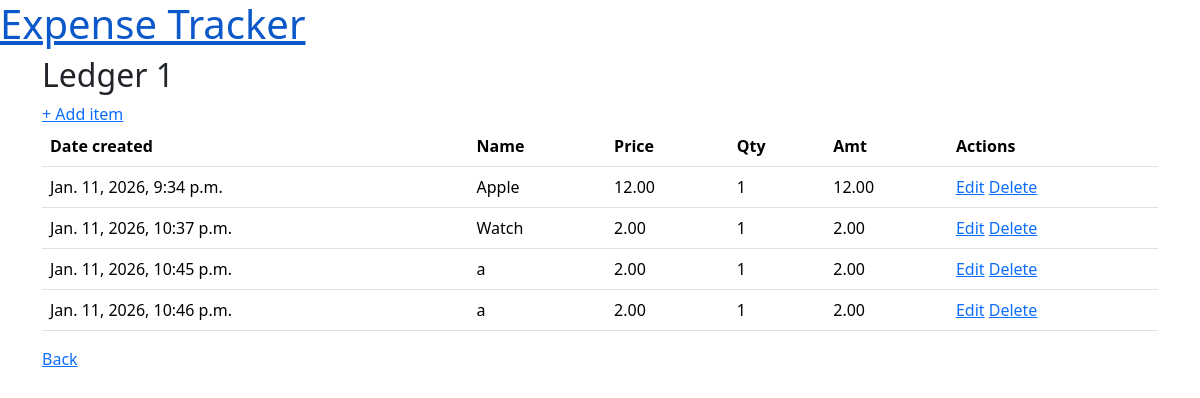
/expenses/ledgers/2/, run on an earlier commit of the app's database.
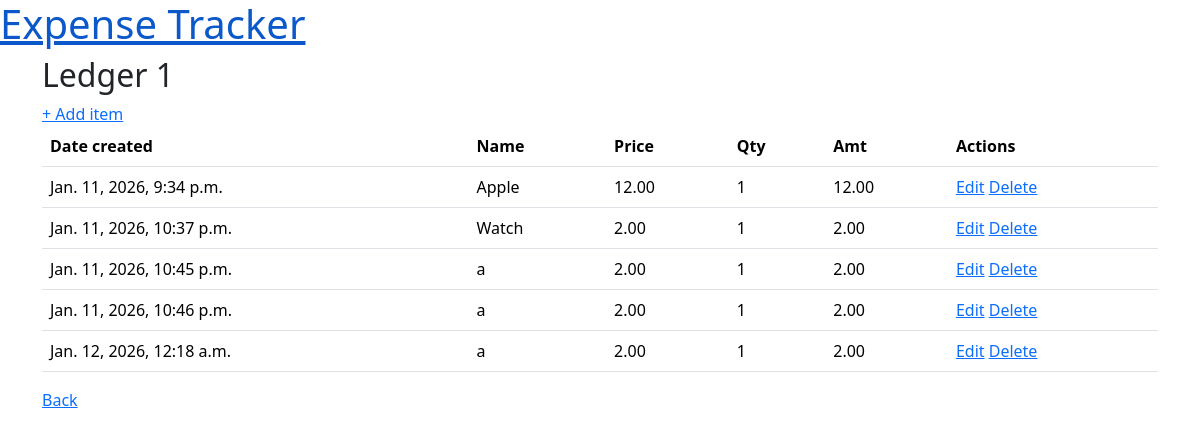
And on a later commit of the database.
### expenses/models.py (models this page shows, shortened)
class ExpenseItem(models.Model):
    ledger = models.ForeignKey(Ledger, on_delete=models.CASCADE, related_name="items")
    name = models.CharField(max_length=100)
    qty = models.PositiveIntegerField(validators=[MinValueValidator(1)])
    price = models.DecimalField(
        max_digits=10, decimal_places=2, validators=[MinValueValidator(0)]
    )
    created_at = models.DateTimeField(auto_now_add=True)
    @property
    def total(self):
        return self.qty * self.price

### expenses/views.py (the view)
# urls.py: path("ledgers/<int:ledger_id>/", LedgerDetailView.as_view(), name="ledger_detail"),
class LedgerDetailView(DetailView):
    model = Ledger
    template_name = "expenses/ledger_detail.html"
    context_object_name = "ledger"
    pk_url_kwarg = "ledger_id"
    def get_context_data(self, **kwargs):
        context = super().get_context_data(**kwargs)
        context["items"] = self.object.items.all()
        return context

### expenses/templates/expenses/ledger_detail.html
{% extends 'expenses/base.html' %} {% block content %}
{% include 'expenses/partials/ledger_title.html' %}
<a href="{% url 'expenses:add_item' ledger.id %}">+ Add item</a>
{% include 'expenses/expenseitem_table.html' with expenseitem_list=ledger.items.all %}
<a href="{% url 'expenses:ledgers' %}">Back</a>
{% endblock %}

### expenses/templates/expenses/expenseitem_table.html
{% block content %}
<table class="table">
  <thead>
    <tr>
      <th>Date created</th>
      <th>Name</th>
      <th>Price</th>
      <th>Qty</th>
      <th>Amt</th>
      <th>Actions</th>
    </tr>
  </thead>
  <tbody>
    {% for item in expenseitem_list %}
    <tr>
      <td>{{ item.created_at }}</td>
      <td>{{ item.name }}</td>
      <td>{{ item.price }}</td>
      <td>{{ item.qty }}</td>
      <td>{{ item.total }}</td>
      <td>
        <a
          href="{% url 'expenses:expense_update' ledger_id=item.ledger.id pk=item.id %}"
          >Edit</a
        >
        <a
          href="{% url 'expenses:expense_delete' ledger_id=item.ledger.id pk=item.id %}"
          >Delete</a
        >
      </td>
    </tr>
    {% endfor %}
  </tbody>
</table>
{% endblock %}

What changed in the data, as far as the page shows it:
added ExpenseItem: created_at "Jan. 12, 2026, 12:18 a.m.", name "a", price "2.00", qty "1", total "2.00"
